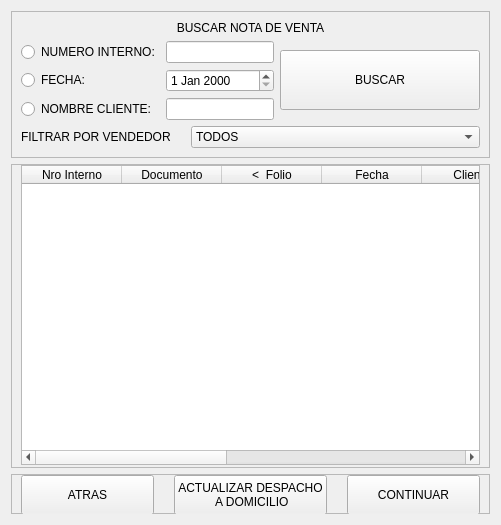
            <widget class="QWidget" name="buscar_venta">
             <layout class="QVBoxLayout" name="verticalLayout_7">
              <item>
               <widget class="QFrame" name="arriba_3">
                <property name="minimumSize">
                 <size>
                  <width>0</width>
                  <height>120</height>
                 </size>
                </property>
                <property name="maximumSize">
                 <size>
                  <width>16777215</width>
                  <height>99999</height>
                 </size>
                </property>
                <property name="styleSheet">
                 <string notr="true">font: 9pt &quot;Times New Roman&quot;;</string>
                </property>
                <property name="frameShape">
                 <enum>QFrame::StyledPanel</enum>
                </property>
                <property name="frameShadow">
                 <enum>QFrame::Raised</enum>
                </property>
                <layout class="QVBoxLayout" name="verticalLayout_11">
                 <item>
                  <widget class="QLabel" name="label_9">
                   <property name="text">
                    <string>BUSCAR NOTA DE VENTA</string>
                   </property>
                   <property name="alignment">
                    <set>Qt::AlignCenter</set>
                   </property>
                  </widget>
                 </item>
                 <item>
                  <layout class="QHBoxLayout" name="horizontalLayout_11">
                   <item>
                    <layout class="QGridLayout" name="gridLayout_2">
                     <item row="1" column="1">
                      <widget class="QDateEdit" name="dateEdit_1">
                       <property name="maximumSize">
                        <size>
                         <width>150</width>
                         <height>16777215</height>
                        </size>
                       </property>
                      </widget>
                     </item>
                     <item row="2" column="0">
                      <widget class="QRadioButton" name="radio3_1">
                       <property name="maximumSize">
                        <size>
                         <width>150</width>
                         <height>16777215</height>
                        </size>
                       </property>
                       <property name="text">
                        <string>NOMBRE CLIENTE:</string>
                       </property>
                      </widget>
                     </item>
                     <item row="2" column="1">
                      <widget class="QLineEdit" name="txt_cliente_1">
                       <property name="maximumSize">
                        <size>
                         <width>250</width>
                         <height>16777215</height>
                        </size>
                       </property>
                      </widget>
                     </item>
                     <item row="1" column="0">
                      <widget class="QRadioButton" name="radio2_1">
                       <property name="maximumSize">
                        <size>
                         <width>150</width>
                         <height>16777215</height>
                        </size>
                       </property>
                       <property name="text">
                        <string>FECHA:</string>
                       </property>
                      </widget>
                     </item>
                     <item row="0" column="1">
                      <widget class="QLineEdit" name="txt_interno_1">
                       <property name="maximumSize">
                        <size>
                         <width>150</width>
                         <height>16777215</height>
                        </size>
                       </property>
                      </widget>
                     </item>
                     <item row="0" column="0">
                      <widget class="QRadioButton" name="radio1_1">
                       <property name="maximumSize">
                        <size>
                         <width>150</width>
                         <height>16777215</height>
                        </size>
                       </property>
                       <property name="text">
                        <string>NUMERO INTERNO:</string>
                       </property>
                      </widget>
                     </item>
                    </layout>
                   </item>
                   <item>
                    <widget class="QPushButton" name="btn_buscar_1">
                     <property name="minimumSize">
                      <size>
                       <width>200</width>
                       <height>60</height>
                      </size>
                     </property>
                     <property name="maximumSize">
                      <size>
                       <width>250</width>
                       <height>60</height>
                      </size>
                     </property>
                     <property name="text">
                      <string>BUSCAR</string>
                     </property>
                    </widget>
                   </item>
                  </layout>
                 </item>
                 <item>
                  <layout class="QHBoxLayout" name="horizontalLayout_9">
                   <property name="spacing">
                    <number>20</number>
                   </property>
                   <item>
                    <widget class="QLabel" name="label_3">
                     <property name="maximumSize">
                      <size>
                       <width>150</width>
                       <height>16777215</height>
                      </size>
                     </property>
                     <property name="text">
                      <string>FILTRAR POR VENDEDOR:</string>
                     </property>
                    </widget>
                   </item>
                   <item>
                    <widget class="QComboBox" name="comboBox_1">
                     <property name="sizePolicy">
                      <sizepolicy hsizetype="Preferred" vsizetype="Preferred">
                       <horstretch>0</horstretch>
                       <verstretch>0</verstretch>
                      </sizepolicy>
                     </property>
                     <property name="minimumSize">
                      <size>
                       <width>250</width>
                       <height>0</height>
                      </size>
                     </property>
                     <property name="maximumSize">
                      <size>
                       <width>350</width>
                       <height>16777215</height>
                      </size>
                     </property>
                     <item>
                      <property name="text">
                       <string>TODOS</string>
                      </property>
                     </item>
                    </widget>
                   </item>
                  </layout>
                 </item>
                </layout>
               </widget>
              </item>
              <item>
               <widget class="QFrame" name="medio_3">
                <property name="frameShape">
                 <enum>QFrame::StyledPanel</enum>
                </property>
                <property name="frameShadow">
                 <enum>QFrame::Raised</enum>
                </property>
                <layout class="QVBoxLayout" name="verticalLayout_8">
                 <property name="spacing">
                  <number>0</number>
                 </property>
                 <property name="topMargin">
                  <number>0</number>
                 </property>
                 <property name="bottomMargin">
                  <number>2</number>
                 </property>
                 <item>
                  <widget class="QTableWidget" name="tableWidget_1">
                   <property name="sizePolicy">
                    <sizepolicy hsizetype="Expanding" vsizetype="Expanding">
                     <horstretch>0</horstretch>
                     <verstretch>0</verstretch>
                    </sizepolicy>
                   </property>
                   <property name="minimumSize">
                    <size>
                     <width>0</width>
                     <height>300</height>
                    </size>
                   </property>
                   <property name="maximumSize">
                    <size>
                     <width>16777215</width>
                     <height>300</height>
                    </size>
                   </property>
                   <property name="iconSize">
                    <size>
                     <width>50</width>
                     <height>20</height>
                    </size>
                   </property>
                   <property name="columnCount">
                    <number>9</number>
                   </property>
                   <attribute name="horizontalHeaderHighlightSections">
                    <bool>true</bool>
                   </attribute>
                   <column>
                    <property name="text">
                     <string>Nro Interno</string>
                    </property>
                   </column>
                   <column>
                    <property name="text">
                     <string>Documento</string>
                    </property>
                   </column>
                   <column>
                    <property name="text">
                     <string>&lt;  Folio</string>
                    </property>
                   </column>
                   <column>
                    <property name="text">
                     <string>Fecha</string>
                    </property>
                   </column>
                   <column>
                    <property name="text">
                     <string>Cliente</string>
                    </property>
                   </column>
                   <column>
                    <property name="text">
                     <string>Vendedor</string>
                    </property>
                   </column>
                   <column>
                    <property name="text">
                     <string>Total</string>
                    </property>
                   </column>
                   <column>
                    <property name="text">
                     <string>Despacho domicilio</string>
                    </property>
                   </column>
                   <column>
                    <property name="text">
                     <string>Rut</string>
                    </property>
                   </column>
                  </widget>
                 </item>
                </layout>
               </widget>
              </item>
              <item alignment="Qt::AlignBottom">
               <widget class="QFrame" name="abajo_3">
                <property name="maximumSize">
                 <size>
                  <width>16777215</width>
                  <height>40</height>
                 </size>
                </property>
                <property name="frameShape">
                 <enum>QFrame::StyledPanel</enum>
                </property>
                <property name="frameShadow">
                 <enum>QFrame::Raised</enum>
                </property>
                <layout class="QHBoxLayout" name="horizontalLayout_3">
                 <property name="spacing">
                  <number>20</number>
                 </property>
                 <property name="topMargin">
                  <number>0</number>
                 </property>
                 <property name="bottomMargin">
                  <number>0</number>
                 </property>
                 <item>
                  <widget class="QPushButton" name="btn_atras_1">
                   <property name="minimumSize">
                    <size>
                     <width>0</width>
                     <height>40</height>
                    </size>
                   </property>
                   <property name="maximumSize">
                    <size>
                     <width>200</width>
                     <height>40</height>
                    </size>
                   </property>
                   <property name="text">
                    <string>ATRAS</string>
                   </property>
                  </widget>
                 </item>
                 <item>
                  <widget class="QPushButton" name="btn_despacho_1">
                   <property name="minimumSize">
                    <size>
                     <width>0</width>
                     <height>40</height>
                    </size>
                   </property>
                   <property name="maximumSize">
                    <size>
                     <width>200</width>
                     <height>40</height>
                    </size>
                   </property>
                   <property name="text">
                    <string>ACTUALIZAR DESPACHO
 A DOMICILIO</string>
                   </property>
                  </widget>
                 </item>
                 <item>
                  <widget class="QPushButton" name="btn_crear_1">
                   <property name="minimumSize">
                    <size>
                     <width>0</width>
                     <height>40</height>
                    </size>
                   </property>
                   <property name="maximumSize">
                    <size>
                     <width>200</width>
                     <height>40</height>
                    </size>
                   </property>
                   <property name="text">
                    <string>CONTINUAR</string>
                   </property>
                  </widget>
                 </item>
                </layout>
               </widget>
              </item>
             </layout>
            </widget>
